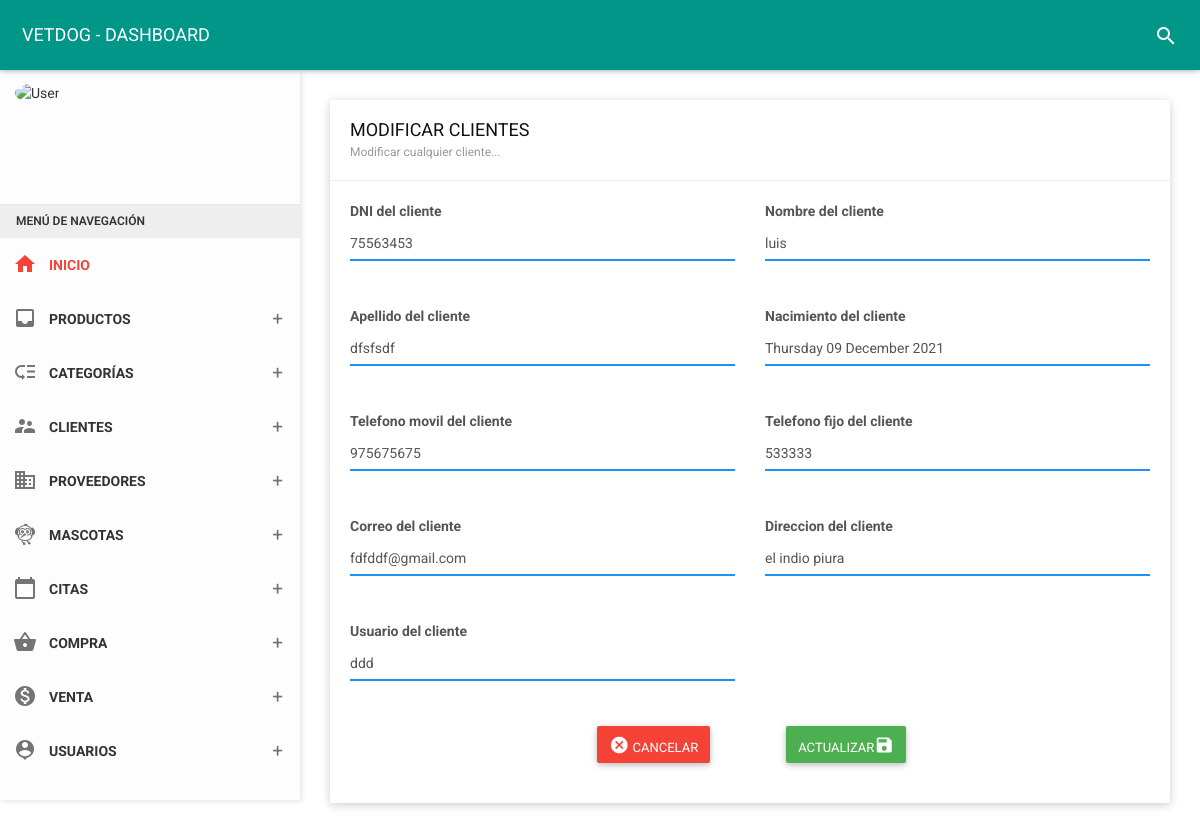
Screenshot of /vista/clientes/edit?id=1 (signed in) with the database file from the repository.
### tables this page shows
CREATE TABLE `owner` (
  `id_due` int(11) NOT NULL,
  `dni_due` char(8) NOT NULL,
  `nom_due` varchar(35) NOT NULL,
  `ape_due` varchar(35) NOT NULL,
  `fecnaci` varchar(35) NOT NULL,
  `movil` char(9) NOT NULL,
  `fijo` char(6) NOT NULL,
  `correo` varchar(30) NOT NULL,
  `direc` varchar(150) NOT NULL,
  `estado` char(1) NOT NULL,
  `usuario` varchar(25) NOT NULL,
  `contra` varchar(255) NOT NULL,
  `cargo` int(11) NOT NULL,
  `foto` varchar(255) NOT NULL,
  `fere` timestamp NOT NULL DEFAULT current_timestamp() ON UPDATE current_timestamp()
);

### vista/clientes/edit.php (the view, shortened to what this page needs)
<!DOCTYPE html>
<html>
<head>
    <link href="../../assets/plugins/bootstrap-material-datetimepicker/css/bootstrap-material-datetimepicker.css" rel="stylesheet" />
    <link href="../../assets/plugins/bootstrap-datepicker/css/bootstrap-datepicker.css" rel="stylesheet" />
    <link href="../../assets/plugins/bootstrap/css/bootstrap.css" rel="stylesheet">
    <link href="../../assets/plugins/node-waves/waves.css" rel="stylesheet" />
    <link href="../../assets/plugins/animate-css/animate.css" rel="stylesheet" />
    <link href="../../css/style.css" rel="stylesheet">
    <link href="../../assets/css/themes/all-themes.css" rel="stylesheet" />
    <link rel="stylesheet" href="https://cdnjs.cloudflare.com/ajax/libs/limonte-sweetalert2/11.1.9/sweetalert2.min.css" />
</head>
<body class="theme-red">
    <nav class="navbar">
        <div class="container-fluid">
            <div class="navbar-header">
                <a class="navbar-brand" href="../panel-admin/administrador"> VETDOG - DASHBOARD </a>
            </div>
            <div class="collapse navbar-collapse" id="navbar-collapse">
                <ul class="nav navbar-nav navbar-right">
                    <li><a href="javascript:void(0);" class="js-search" data-close="true"><i class="material-icons">search</i></a></li>
                </ul>
            </div>
        </div>
    </nav>
        <?php include_once __DIR__ . '../../menu.php'; ?>
    <section class="content">
        <div class="container-fluid">
            <div class="row clearfix">
                <div class="col-lg-12 col-md-12 col-sm-12 col-xs-12">
                    <div class="card">
                        <div class="header">
                            <h2>
                                MODIFICAR CLIENTES
                                <small>Modificar cualquier cliente...</small>
                            </h2>
                        </div>
                        <div class="body">
                            <?php
                            function connect()
                            {
                                return new mysqli("localhost", "root", "", "vetdog");
                            }
                            $con = connect();
                            $id = $_GET['id'];
                            $sql = "SELECT * FROM owner  WHERE id_due= '$id'";
                            $query  = $con->query($sql);
                            $data =  array();
                            if ($query) {
                                while ($r = $query->fetch_object()) {
                                    $data[] = $r;
                                }
                            }
                            ?>
                            <?php if (count($data) > 0) : ?>
                                <?php foreach ($data as $d) : ?>
                                    <form method="POST" autocomplete="off" action="editarRegistro?id=<?php echo $d->id_due; ?>">
                                        <div class="row clearfix">
                                            <div class="col-sm-6">
                                                <label class="control-label">DNI del cliente</label>
                                                <div class="form-group">
                                                    <div class="form-line">
                                                        <input type="text" value="<?php echo $d->dni_due; ?>" name="dni_due" onKeypress="if (event.keyCode < 45 || event.keyCode > 57) event.returnValue = false;" maxlength="8" required class="form-control" placeholder="DNI del cliente..." />
                                                    </div>
                                                </div>
                                            </div>
                                            <div class="col-sm-6">
                                                <label class="control-label">Nombre del cliente</label>
                                                <div class="form-group">
                                                    <div class="form-line">
                                                        <input type="text" value="<?php echo $d->nom_due; ?>" name="nom_due" required class="form-control" placeholder="Nombre del cliente..." />
                                                    </div>
                                                </div>
                                            </div>
                                            <div class="col-sm-6">
                                                <label class="control-label">Apellido del cliente</label>
                                                <div class="form-group">
                                                    <div class="form-line">
                                                        <input type="text" value="<?php echo $d->ape_due; ?>" name="ape_due" required class="form-control" placeholder="Apellido del cliente..." />
                                                    </div>
                                                </div>
                                            </div>
                                            <div class="col-sm-6">
                                                <label class="control-label">Nacimiento del cliente</label>
                                                <div class="form-group">
                                                    <div class="form-line">
                                                        <input type="text" value="<?php echo $d->fecnaci; ?>" name="fecnaci" class="datepicker form-control" placeholder="Seleccione la Fecha de nacimiento...">
                                                    </div>
                                                </div>
                                            </div>
                                            <div class="col-sm-6">
                                                <label class="control-label">Telefono movil del cliente</label>
                                                <div class="form-group">
                                                    <div class="form-line">
                                                        <input type="text" value="<?php echo $d->movil; ?>" name="movil" onKeypress="if (event.keyCode < 45 || event.keyCode > 57) event.returnValue = false;" maxlength="9" class="form-control" placeholder="Telefono movil..." />
                                                    </div>
                                                </div>
                                            </div>
                                            <div class="col-sm-6">
                                                <label class="control-label">Telefono fijo del cliente</label>
                                                <div class="form-group">
                                                    <div class="form-line">
                                                        <input type="text" value="<?php echo $d->fijo; ?>" name="fijo" onKeypress="if (event.keyCode < 45 || event.keyCode > 57) event.returnValue = false;" maxlength="6" class="form-control" placeholder="Telefono fijo..." />
                                                    </div>
                                                </div>
                                            </div>
                                            <div class="col-sm-6">
                                                <label class="control-label">Correo del cliente</label>
                                                <div class="form-group">
                                                    <div class="form-line">
                                                        <input type="email" value="<?php echo $d->correo; ?>" name="correo" required class="form-control" placeholder="Correo..." />
                                                    </div>
                                                </div>
                                            </div>
                                            <div class="col-sm-6">
                                                <label class="control-label">Direccion del cliente</label>
                                                <div class="form-group">
                                                    <div class="form-line">
                                                        <input type="text" value="<?php echo $d->direc; ?>" name="direc" required class="form-control" placeholder="Direccion..." />
                                                    </div>
                                                </div>
                                            </div>
                                            <div class="col-sm-6">
                                                <label class="control-label">Usuario del cliente</label>
                                                <div class="form-group">
                                                    <div class="form-line">
                                                        <input type="text" value="<?php echo $d->usuario; ?>" name="usuario" required class="form-control" placeholder="Usuario..." />
                                                    </div>
                                                </div>
                                            </div>
                                        </div>
                                        <div class="container-fluid" align="center">
                                            <div class="col-xs-12 col-sm-6 col-md-4 col-lg-3">
                                            </div>
                                            <div class="col-xs-12 col-sm-6 col-md-4 col-lg-3">
                                                <a type="button" href="../../folder/clientes" class="btn bg-red"><i class="material-icons">cancel</i> CANCELAR </a>
                                            </div>
                                            <div class="col-xs-12 col-sm-6 col-md-4 col-lg-3">
                                                <button class="btn bg-green" name="update">ACTUALIZAR<i class="material-icons">save</i></button>
                                            </div>
                                        </div>
                                    </form>
                        </div>
                    <?php endforeach; ?>
                <?php else : ?>
                    <span class="px-2 py-1 font-semibold leading-tight text-red-700 bg-red-100 rounded-full dark:text-red-100 dark:bg-red-700">
                        No hay datos
                    </span>
                <?php endif; ?>
                    </div>
                </div>
            </div>
        </div>
    </section>
</body>
</html>

### assets/css/themes/all-themes.css (style rules this page uses)
.theme-red .navbar-brand { color: #fff; }
.theme-red .nav > li > a { color: #fff; }

### rows the page displays
owner: dni_due "75563453", nom_due "luis", ape_due "dfsfsdf", fecnaci "Thursday 09 December 2021", movil "975675675", fijo "533333", correo "fdfddf@gmail.com", direc "el indio piura", usuario "ddd"
